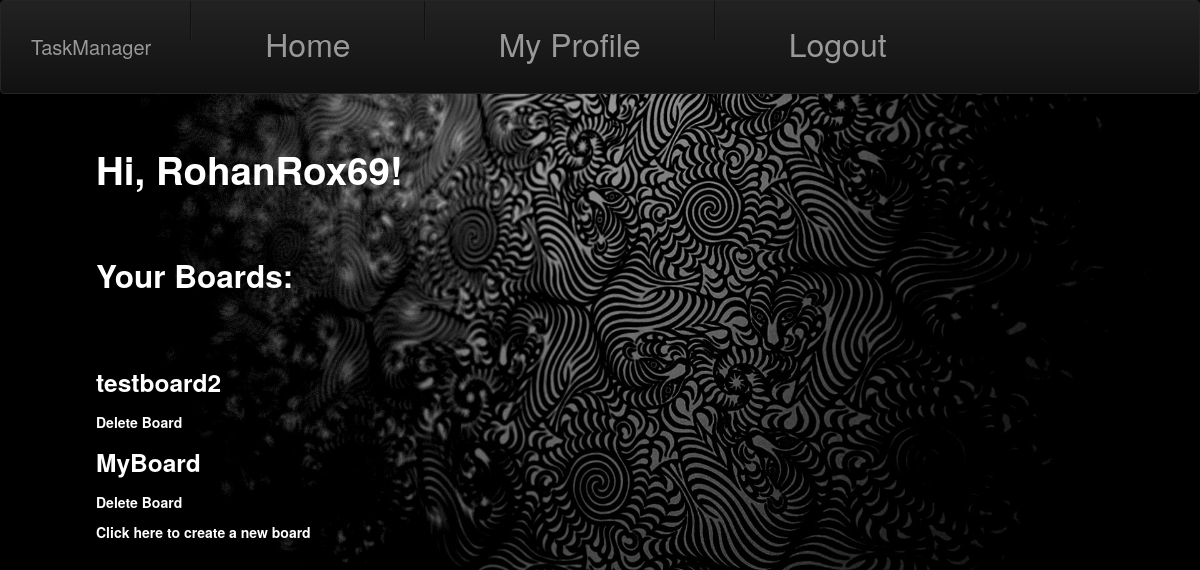
Screenshot of /index/ (signed in) with the database file from the repository.
### app/models.py (models this page shows, shortened)
class User(UserMixin, db.Model):
    id = db.Column(db.Integer, primary_key=True)
    name = db.Column(db.String(64), nullable=False)
    username = db.Column(db.String(64), index=True,
                         unique=True, nullable=False)
    password_hash = db.Column(db.String(128), nullable=False)
    email = db.Column(db.String(150), index=True, unique=True, nullable=False)
    about_me = db.Column(db.String(150))
    last_seen = db.Column(db.DateTime, default=datetime.utcnow)

class Board(db.Model):
    id = db.Column(db.Integer, primary_key=True)
    name = db.Column(db.String(50), nullable=False)
    lists = db.relationship('List', backref='board',
                            cascade="all,delete", lazy='dynamic')
    users = db.relationship('User', secondary=user_boards, backref='boards')

### app/routes.py (the view)
@app.route('/')
@app.route('/index/')
@login_required
def index():
    form = SearchUsers()
    return render_template('index.html', title='Home Page', form=form)

### app/models.py (called while the page is built)
@login.user_loader
def load_user(id):
    return User.query.get(int(id))

### app/routes.py (called while the page is built)
@app.before_request
def before_request():
    if current_user.is_authenticated:
        current_user.last_seen = datetime.utcnow()
        db.session.commit()

### app/templates/index.html
{% extends "base.html" %}
{% block content %}
  <h1>Hi, {{ current_user.username }}!</h1>
  <br>
  <h2>Your Boards: </h2>
  <br>
  {% for board in current_user.boards %}
  <p>
    <h3>
      <a href="{{ url_for('showboard', boardid=board.id) }}">{{board.name}}</a>
    </h3>
    <h5><a href="{{url_for('deleteboard', boardid = board.id) }}"> Delete Board </a></h5>
  </p>
  {% endfor %}
  <h5><a href="{{url_for('newboard')}}">Click here to create a new board</a></h5>
{% endblock %}

### app/static/css/style.css (style rules this page uses)
html { margin:0; padding:0; }
body { margin: 0; padding: 0; width:100vw; height:auto; background-image:url('../img/bg.jpg'); background-size: cover; }
a { text-decoration: none; color: white; font-size: 1em; }

### rows the page displays
User: username "RohanRox69"
Board: name "testboard2"
Board: name "MyBoard"
